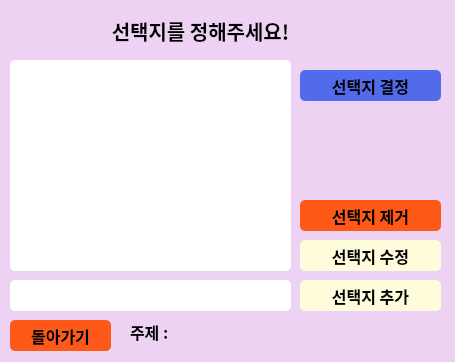
<?xml version="1.0" encoding="UTF-8"?>
<ui version="4.0">
 <class>Dialog</class>
 <widget class="QDialog" name="Dialog">
  <property name="geometry">
   <rect>
    <x>0</x>
    <y>0</y>
    <width>455</width>
    <height>362</height>
   </rect>
  </property>
  <property name="windowTitle">
   <string>Dialog</string>
  </property>
  <widget class="QLabel" name="label">
   <property name="geometry">
    <rect>
     <x>0</x>
     <y>0</y>
     <width>841</width>
     <height>401</height>
    </rect>
   </property>
   <property name="styleSheet">
    <string notr="true">background-color : #EDD2F3;</string>
   </property>
   <property name="text">
    <string/>
   </property>
   <property name="indent">
    <number>-1</number>
   </property>
  </widget>
  <widget class="QPushButton" name="goBackBtn">
   <property name="geometry">
    <rect>
     <x>10</x>
     <y>320</y>
     <width>101</width>
     <height>31</height>
    </rect>
   </property>
   <property name="font">
    <font>
     <family>Noto Sans CJK KR Black</family>
     <pointsize>12</pointsize>
     <weight>75</weight>
     <bold>true</bold>
    </font>
   </property>
   <property name="styleSheet">
    <string notr="true">background-color : rgb(255, 89, 24);
border-radius : 5px;</string>
   </property>
   <property name="text">
    <string>돌아가기</string>
   </property>
  </widget>
  <widget class="QLineEdit" name="optionInput">
   <property name="geometry">
    <rect>
     <x>10</x>
     <y>280</y>
     <width>281</width>
     <height>31</height>
    </rect>
   </property>
   <property name="font">
    <font>
     <family>Noto Sans CJK KR Black</family>
     <pointsize>12</pointsize>
     <weight>75</weight>
     <bold>true</bold>
    </font>
   </property>
   <property name="styleSheet">
    <string notr="true">border-radius : 5px;
background-color : white;</string>
   </property>
  </widget>
  <widget class="QPushButton" name="removeBtn">
   <property name="geometry">
    <rect>
     <x>300</x>
     <y>200</y>
     <width>141</width>
     <height>31</height>
    </rect>
   </property>
   <property name="font">
    <font>
     <family>Noto Sans CJK KR Black</family>
     <pointsize>12</pointsize>
     <weight>75</weight>
     <bold>true</bold>
    </font>
   </property>
   <property name="styleSheet">
    <string notr="true">background-color : rgb(255, 89, 24);
border-radius : 5px;</string>
   </property>
   <property name="text">
    <string>선택지 제거</string>
   </property>
  </widget>
  <widget class="QPushButton" name="addBtn">
   <property name="geometry">
    <rect>
     <x>300</x>
     <y>280</y>
     <width>141</width>
     <height>31</height>
    </rect>
   </property>
   <property name="font">
    <font>
     <family>Noto Sans CJK KR Black</family>
     <pointsize>12</pointsize>
     <weight>75</weight>
     <bold>true</bold>
    </font>
   </property>
   <property name="styleSheet">
    <string notr="true">background-color : #FFFCDC;
border-radius : 5px;</string>
   </property>
   <property name="text">
    <string>선택지 추가</string>
   </property>
  </widget>
  <widget class="QLabel" name="voteLabel">
   <property name="geometry">
    <rect>
     <x>-50</x>
     <y>0</y>
     <width>501</width>
     <height>61</height>
    </rect>
   </property>
   <property name="font">
    <font>
     <family>Noto Sans CJK KR Black</family>
     <pointsize>15</pointsize>
     <weight>75</weight>
     <bold>true</bold>
    </font>
   </property>
   <property name="text">
    <string>선택지를 정해주세요!</string>
   </property>
   <property name="alignment">
    <set>Qt::AlignCenter</set>
   </property>
  </widget>
  <widget class="QPushButton" name="editBtn">
   <property name="geometry">
    <rect>
     <x>300</x>
     <y>240</y>
     <width>141</width>
     <height>31</height>
    </rect>
   </property>
   <property name="font">
    <font>
     <family>Noto Sans CJK KR Black</family>
     <pointsize>12</pointsize>
     <weight>75</weight>
     <bold>true</bold>
    </font>
   </property>
   <property name="styleSheet">
    <string notr="true">background-color : #FFFCDC;
border-radius : 5px;</string>
   </property>
   <property name="text">
    <string>선택지 수정</string>
   </property>
  </widget>
  <widget class="QPushButton" name="nextBtn">
   <property name="geometry">
    <rect>
     <x>300</x>
     <y>70</y>
     <width>141</width>
     <height>31</height>
    </rect>
   </property>
   <property name="font">
    <font>
     <family>Noto Sans CJK KR Black</family>
     <pointsize>12</pointsize>
     <weight>75</weight>
     <bold>true</bold>
    </font>
   </property>
   <property name="styleSheet">
    <string notr="true">background-color : #516BEB;
border-radius : 5px;</string>
   </property>
   <property name="text">
    <string>선택지 결정</string>
   </property>
  </widget>
  <widget class="QListWidget" name="optionList">
   <property name="geometry">
    <rect>
     <x>10</x>
     <y>60</y>
     <width>281</width>
     <height>211</height>
    </rect>
   </property>
   <property name="font">
    <font>
     <family>Noto Sans CJK KR Black</family>
     <weight>75</weight>
     <bold>true</bold>
    </font>
   </property>
   <property name="styleSheet">
    <string notr="true">border-radius : 5px;
background-color : #ffffff;
border-color : #000000;</string>
   </property>
  </widget>
  <widget class="QLabel" name="subjectNameLabel">
   <property name="geometry">
    <rect>
     <x>130</x>
     <y>320</y>
     <width>321</width>
     <height>41</height>
    </rect>
   </property>
   <property name="font">
    <font>
     <family>Noto Sans CJK KR Black</family>
     <pointsize>12</pointsize>
     <weight>75</weight>
     <bold>true</bold>
    </font>
   </property>
   <property name="text">
    <string>주제 :</string>
   </property>
   <property name="alignment">
    <set>Qt::AlignLeading|Qt::AlignLeft|Qt::AlignTop</set>
   </property>
  </widget>
 </widget>
 <resources/>
 <connections/>
</ui>
